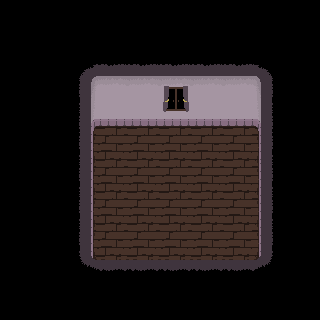

Rendered tile map (Tiled .tmx) drawn with the repository's tilesets; below, a short description and the full map source, tile grids included:
An orthogonal 10x10 tile map with 32x32 px tiles, 1 tile layer (Tile Layer 1), 2 tilesets.

<map version="1.5" tiledversion="1.7.2" orientation="orthogonal" renderorder="right-down" width="10" height="10" tilewidth="32" tileheight="32" infinite="0" nextlayerid="2" nextobjectid="1">
 <tileset firstgid="1" source="mansion.tsx" />
 <tileset firstgid="101" source="mansion2.tsx" />
 <layer id="1" name="Tile Layer 1" width="10" height="10">
  <data encoding="csv">
101,101,101,101,101,101,101,101,101,101,
101,101,101,101,101,101,101,101,101,101,
101,101,112,113,113,114,113,113,115,101,
101,101,122,123,123,124,123,123,125,101,
101,101,132,133,133,133,133,133,135,101,
101,101,131,133,133,133,133,133,121,101,
101,101,131,133,133,133,133,133,121,101,
101,101,131,133,133,133,133,133,121,101,
101,101,142,143,143,143,143,143,145,101,
101,101,101,101,101,101,101,101,101,101
</data>
 </layer>
</map>